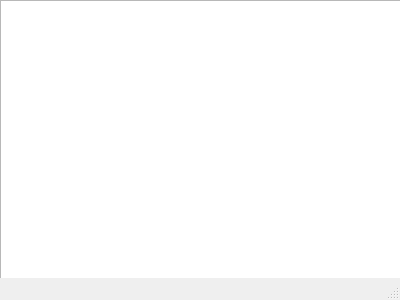
<?xml version="1.0" encoding="UTF-8"?>
<ui version="4.0">
 <class>MainWindow</class>
 <widget class="QMainWindow" name="MainWindow">
  <property name="geometry">
   <rect>
    <x>0</x>
    <y>0</y>
    <width>400</width>
    <height>300</height>
   </rect>
  </property>
  <property name="sizePolicy">
   <sizepolicy hsizetype="Fixed" vsizetype="Fixed">
    <horstretch>0</horstretch>
    <verstretch>0</verstretch>
   </sizepolicy>
  </property>
  <property name="windowTitle">
   <string>File Explorer</string>
  </property>
  <widget class="QWidget" name="centralWidget">
   <widget class="QListWidget" name="listWidget">
    <property name="geometry">
     <rect>
      <x>0</x>
      <y>0</y>
      <width>401</width>
      <height>301</height>
     </rect>
    </property>
    <property name="sizePolicy">
     <sizepolicy hsizetype="Maximum" vsizetype="Maximum">
      <horstretch>0</horstretch>
      <verstretch>0</verstretch>
     </sizepolicy>
    </property>
   </widget>
  </widget>
  <widget class="QStatusBar" name="statusBar"/>
 </widget>
 <layoutdefault spacing="6" margin="11"/>
 <resources/>
 <connections/>
</ui>
